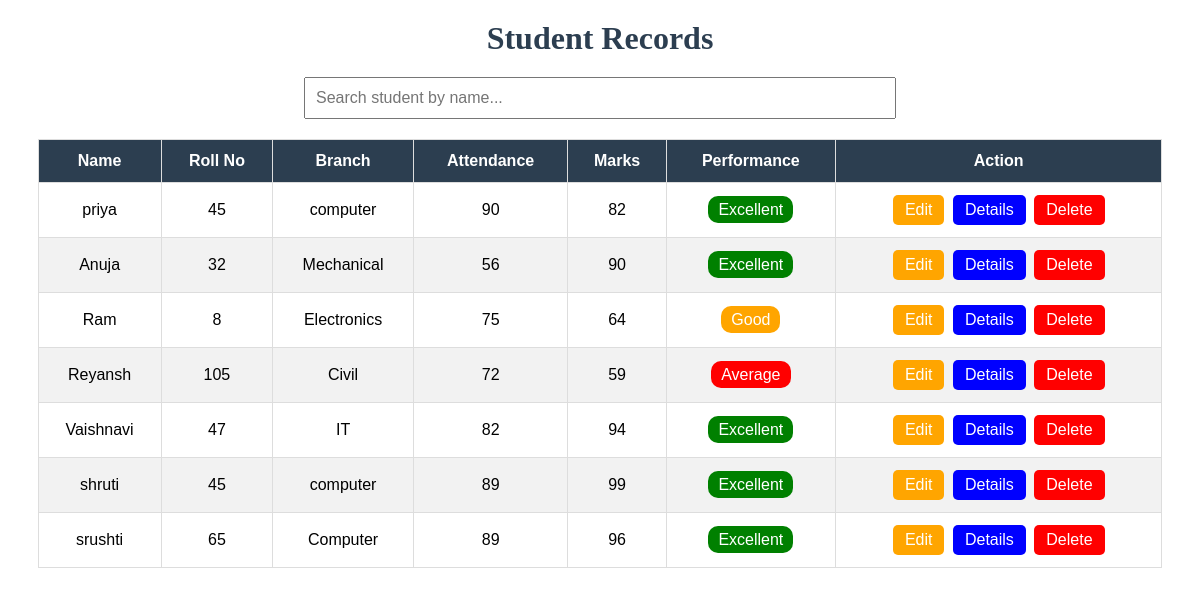
Before: /records with the older database file.
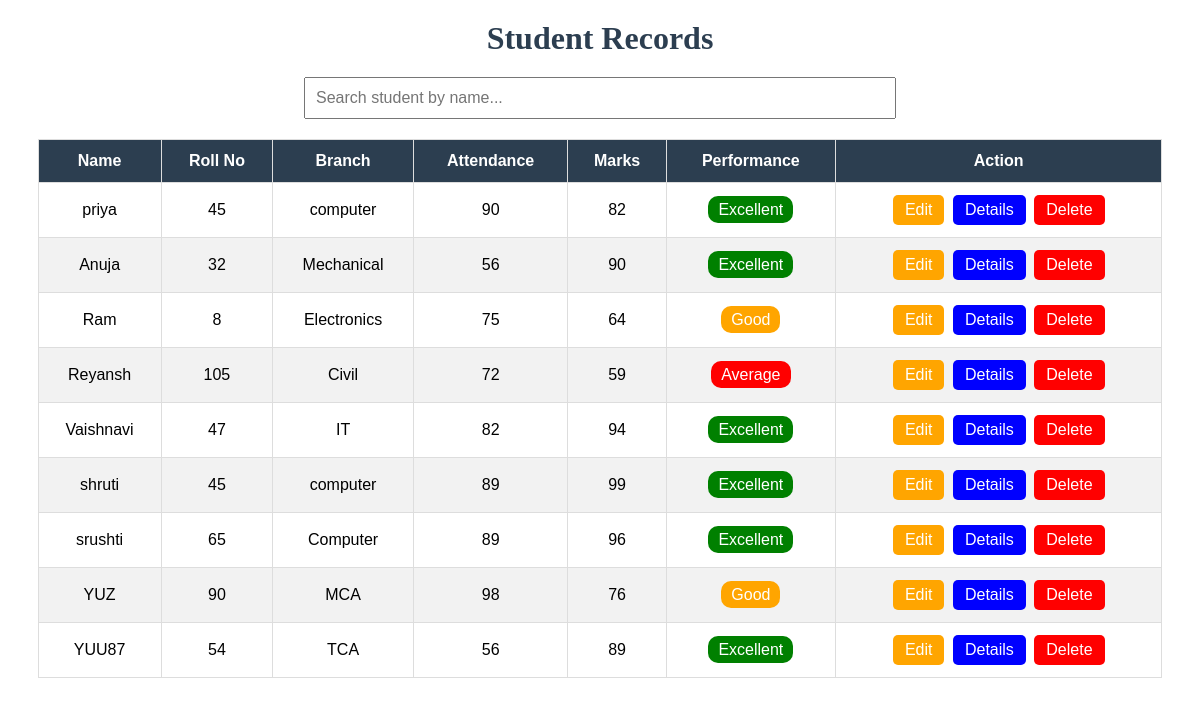
After: the same page with the newer database file.
### tables this page shows
CREATE TABLE students (
                    id INTEGER PRIMARY KEY AUTOINCREMENT,
                    name TEXT NOT NULL,
                    roll_no INTEGER NOT NULL,
                    marks INTEGER NOT NULL,
                    branch TEXT NOT NULL,
                    attendance INTEGER DEFAULT 0
                 );

### project Flask.py (the view)
@app.route('/records')
def records():
    conn = get_db()
    students = conn.execute("""
        SELECT id, name, roll_no, branch, attendance, marks
        FROM students
    """).fetchall()
    conn.close()
    return render_template('records.html', students=students)

### database.py (called while the page is built)
def get_db():
    conn = sqlite3.connect(DB_PATH)
    conn.row_factory = sqlite3.Row
    return conn

### templates/records.html (shortened to what this page needs)
<h1 style="text-align:center; margin:20px; color:#2c3e50;">
    Student Records
</h1>
<input
    type="text"
    id="searchInput"
    class="search-box"
    placeholder="Search student by name...">
<table>
    <thead>
        <tr>
            <th>Name</th>
            <th>Roll No</th>
            <th>Branch</th>
            <th>Attendance</th>
            <th>Marks</th>
            <th>Performance</th>
            <th>Action</th>
        </tr>
    </thead>
    <tbody id="tableBody">
    {% for student in students %}
        <tr data-name="{{ student[1]|lower }}">
            <td>{{ student[1] }}</td>
            <td>{{ student[2] }}</td>
            <td>{{ student[3] }}</td>
            <td>{{ student[4] }}</td>
            <td>{{ student[5] }}</td>
            <td>
                {% if student[5] >= 80 %}
                    <span style="background:green;color:white;padding:5px 10px;border-radius:10px;">
                        Excellent
                    </span>
                {% elif student[5] >= 60 %}
                    <span style="background:orange;color:white;padding:5px 10px;border-radius:10px;">
                        Good
                    </span>
                {% else %}
                    <span style="background:red;color:white;padding:5px 10px;border-radius:10px;">
                        Average
                    </span>
                {% endif %}
            </td>
            <td>
                <a href="{{ url_for('edit_student', id=student[0]) }}"
                    class="action-btn edit-btn">
                    Edit
                </a>
                <a href="{{ url_for('student_detail', id=student[0]) }}"
                   class="action-btn detail-btn">
                   Details
                </a>
                <a href="{{ url_for('delete_student', id=student[0]) }}"
                   class="action-btn delete-btn"
                   onclick="return confirm('Are you sure?')">
                   Delete
                </a>
            </td>
        </tr>
    {% endfor %}
    </tbody>
</table>

Changed rows visible on the page:
added students: name "YUZ", roll_no "90", branch "MCA", attendance "98", marks "76", shows "Good"
added students: name "YUU87", roll_no "54", branch "TCA", attendance "56", marks "89", shows "Excellent"
